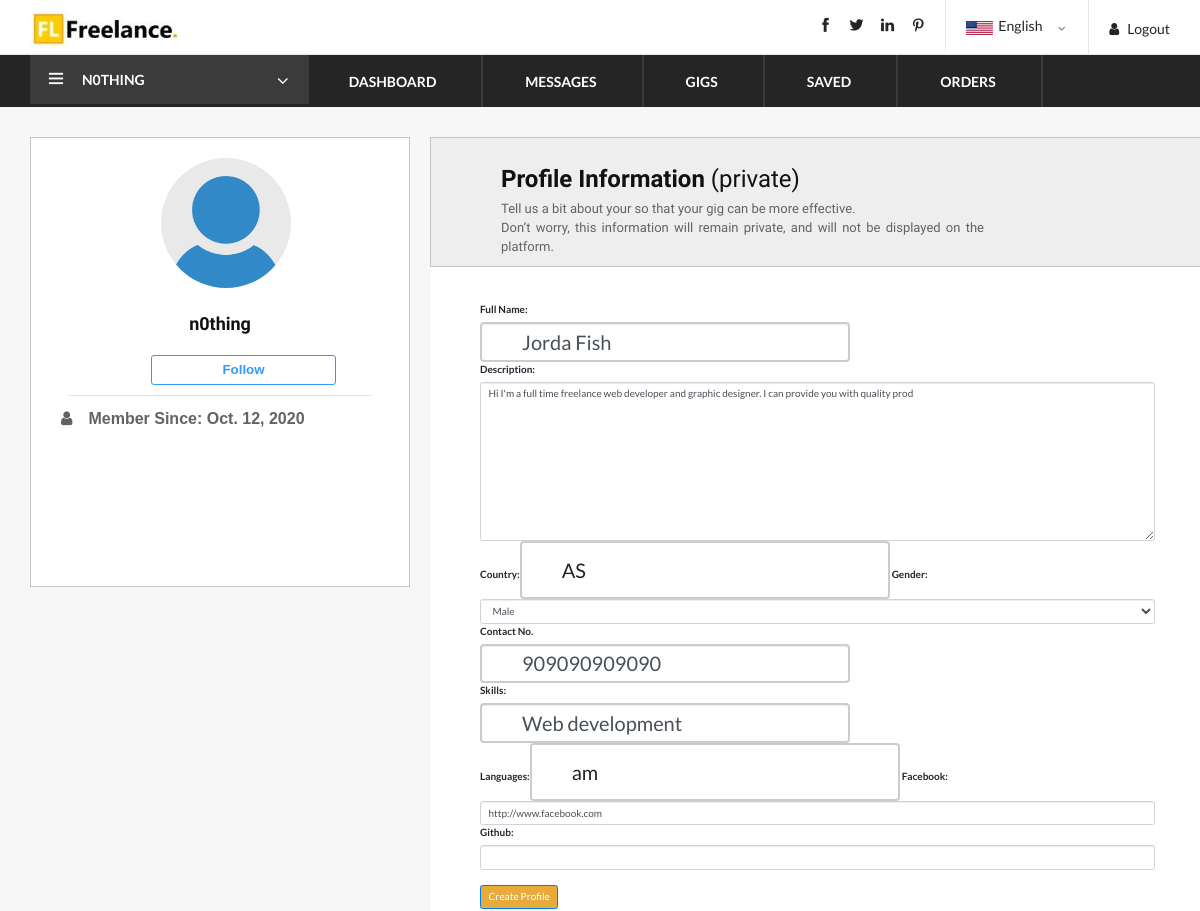
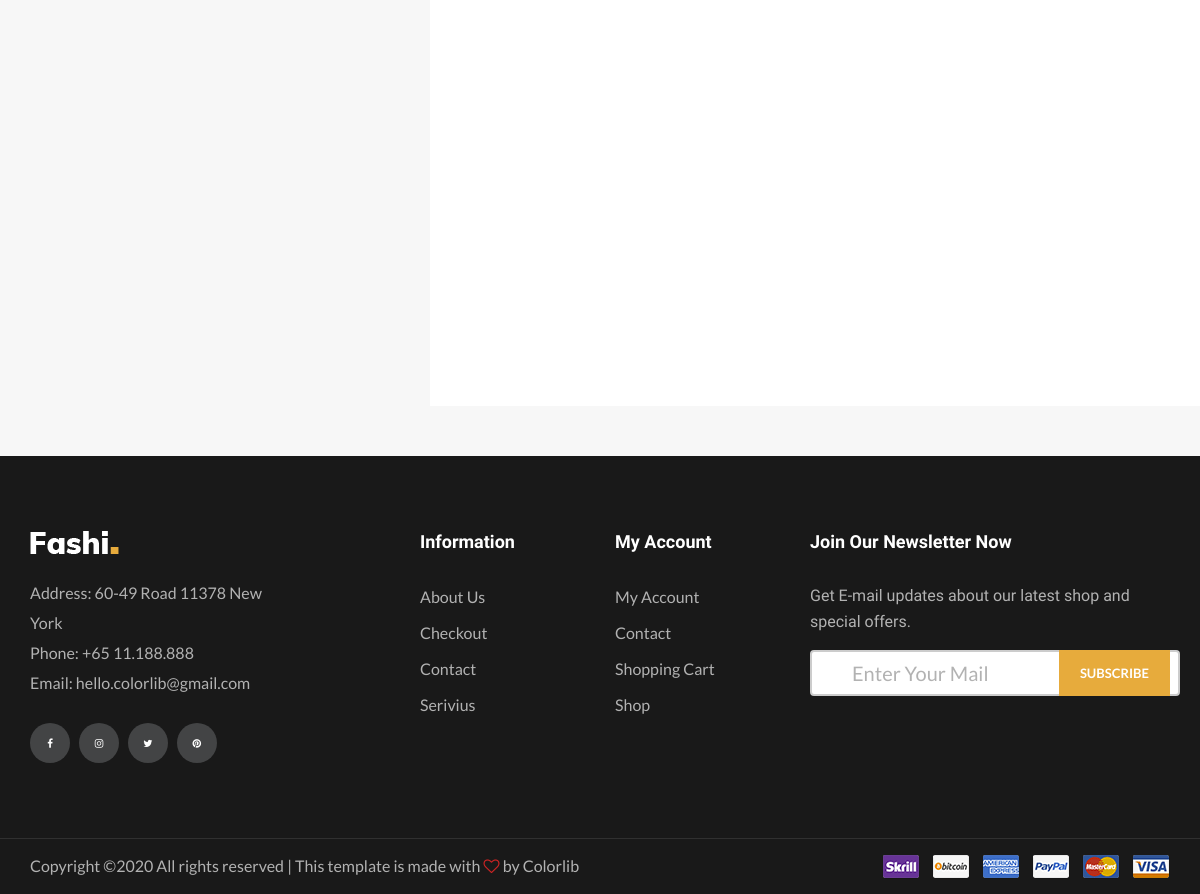
Page /profile/profile/ (signed in) on the committed database (2 pictures, top to bottom).
### Accounts/models.py (models this page shows, shortened)
class Account(AbstractBaseUser):
    email       = models.EmailField(
        verbose_name='email address',
        max_length=255,
        unique=True,
    )
    account_name        = models.CharField(max_length=100,unique=True)
    is_active           = models.BooleanField(default=True)
    is_admin            = models.BooleanField(default=False)
    send_first_email    = models.BooleanField(default=False)
    token               = models.CharField(blank=True,null=True, max_length=15)
    is_verified         = models.BooleanField(default=False)
    joined_on           = models.DateField(auto_now_add=True,null=True,blank=True)
    profile_create      = models.BooleanField(default=False)
    is_profile_set      = models.BooleanField(default=False)
    first_gig           = models.BooleanField(default=True)
    user_verified       = models.BooleanField(default=False)
    user_online         = models.BooleanField(default=False)
    last_logout         = models.DateTimeField(null=True,blank=True,auto_now_add=True)
    is_available        = models.BooleanField(default=True)
    objects = AccountManager()
    USERNAME_FIELD = 'account_name' #This field must be used while doing login through authenticatie() function.
    REQUIRED_FIELDS = ['email']

### Profile/models.py (models this page shows)
class MyProfile(models.Model):
    user = models.OneToOneField(Account,on_delete=models.CASCADE,default=1)
    full_name = models.CharField(max_length=50, null=True,blank=True)
    description = models.CharField(max_length=300, null=True,blank=True, help_text="This is the grey text")
    country = CountryField(null=True,blank=True)
    profile_image = models.ImageField(default="img/default_profile_img.jpg",upload_to='user_profile_img',blank=True,null=True)
    gender = models.CharField(max_length=30,choices=gender_list,null=True,blank=True)
    contact_no = models.CharField(max_length=15,null=True,blank=True)
    skills = models.CharField(max_length=100,null=True,blank=True)
    languages = LanguageField(max_length=50,null=True,blank=True)
    google = models.URLField(blank=True, null=True)
    facebook = models.URLField(blank=True,null=True)
    github = models.URLField(blank=True,null=True)

### Profile/views.py (the view, shortened to what this page needs)
# urls.py: path('profile/',views.userprofile,name='userprofile'),
@login_required
def userprofile(request):
    profile = MyProfile.objects.get(user_id=request.user.id)
    if request.method == 'GET':
        form = ProfileForm(instance=profile)
        return render(request,'userprofile.html',context = {'form':form})
    return render(request,'userprofile.html',context={'form':form})

### templates/userprofile.html (shortened to what this page needs)
{% extends 'master/dashboard_base.html' %}
{% load static %}
{% block body %}
<div class="row pb-5" style="background-color: #F7f7f7;">
        <div class="col-lg-4">
            <div id="test1" style=" width:100%; height:450px; border:1px solid #C1C7C9;padding-left:150px;text-align: justify; background-color: #FFF;margin: 30px 30px auto;
    /* top, left, bottom*/ padding: 10px 20px 30px; float: left; ">
                <header>
                    <div class="imgcir pl-5 pt-3" style="margin-left: 80px;">
                        {% if userinfo.profile_image %}
                        <a href="{% url 'changeprofilepic' %}"><img class="rounded-circle" src="{{ userinfo.profile_image.url }}" style="height: 130px;width: 130px;background-color: #bbb;margin:auto;border-radius: 50%;display: inline-block;"></a>
                      {% else %}
                        <a href="{% url 'changeprofilepic' %}"><img class="rounded-circle" src="{% static 'img/default_profile_img.jpg' %}" style="height: 130px;width: 130px;background-color: #bbb;margin:auto;border-radius: 50%;display: inline-block;"></a>
                      {% endif %}
                    </div>
                    <h5 style="text-align: center;padding-top:25px;"><b>{{ request.user.account_name }}</b></h5>
                </header>
                <div class="button" style="margin-left: 100px;margin-top: 20px;">
                    <button style="color: #3399FF;
                          font-family: 'Helvetica';
                          font-size: 10pt;
                          background-color: #ffffff;
                          border: 1px solid;
                          border-color: #3399FF;
                          border-radius: 3px;
                          width: 185px;
                          height: 30px;
                          top: 50px;
                          left: 180px;
                          cursor: hand;">
                          <b>Follow</b>
                    </button>
                </div>
                <hr style="width: 90%;">
               <p style="font-family:serif;"><i class="fa fa-user pl-3">&nbsp&nbsp&nbsp&nbsp<b style="font-family: 'Helvetica';">Member Since:  {{user.joined_on}}</b></i></p>
            </div>
        </div>
        <div class="col-lg-8 pr-5">
            <div id="test1" style="width:100%; height:130px;text-align: justify; background-color: #eeeeee;border:1px solid #C1C7C9;  margin: 30px    200px 0px 20px;
                    /* top, left, bottom*/
                    padding: 10px 20px 30px;
                    float: left; ">
                        <h4 style="margin: 17px 200px 0px 50px; "><b>Profile Information </b>(private)</h4>
                        <p style="font-size: 13px;margin: 5px 200px 20px 50px;line-height: 19px;">Tell us a bit about your so that your gig can be more effective.
                        <br>Don’t worry, this information will remain private, and will not be displayed on the platform.</p>
                    </div>
            <div id="test1" style="width:100%; height:1050px;text-align: justify; background-color: #fff;  margin: 0px 200px 20px 20px;
                    /* top, left, bottom*/
                    padding: 10px 20px 30px;
                    float: left; ">
                    <div class="container pl-5 pr-5" style="margin-top: 25px;">
                        <form enctype="multipart/form-data" method="POST">
                            {{form}}
                            <br>
                            <button type="submit" class="btn btn-primary" style="background-color: #e7ab3c;">Create Profile
                            </button>
                        </form>
                    </div>
            </div>
        </div>
    </div>
{% endblock %}

### templates/master/dashboard_base.html (shortened to what this page needs)
{% load static %}
<!DOCTYPE html>
<html lang="zxx">
<head>
    <link href="//netdna.bootstrapcdn.com/bootstrap/3.1.0/css/bootstrap.min.css" rel="stylesheet" id="bootstrap-css">
    <link rel="stylesheet" href="{% static 'css/slider.css' %}" type="text/css">
    <link rel="stylesheet" href="{% static 'css/bootstrap.min.css' %}" type="text/css">
    <link rel="stylesheet" href="{% static 'css/font-awesome.min.css' %}" type="text/css">
    <link rel="stylesheet" href="{% static 'css/themify-icons.css' %}" type="text/css">
    <link rel="stylesheet" href="{% static 'css/elegant-icons.css' %}" type="text/css">
    <link rel="stylesheet" href="{% static 'css/owl.carousel.min.css' %}" type="text/css">
    <link rel="stylesheet" href="{% static 'css/nice-select.css' %}" type="text/css">
    <link rel="stylesheet" href="{% static 'css/jquery-ui.min.css' %}" type="text/css">
    <link rel="stylesheet" href="{% static 'css/slicknav.min.css' %}" type="text/css">
    <link rel="stylesheet" href="{% static 'css/style.css' %}" type="text/css">
    <link rel="stylesheet" type="text/css" href="{% static 'css/gig_details.css' %}">
    <link rel="stylesheet" type="text/css" href="{% static 'css/aboutseller.css' %}">
    <link rel="stylesheet" href="{% static 'css/checkout.css' %}" type="text/css">
    <link rel="stylesheet" href="{% static 'css/review.css' %}" type="text/css">
</head>
<body>
    <header class="header-section">
        <div class="header-top">
            <div class="container">
                <div class="ht-left">
                    <div class="logo ">
                            <a href="{% url 'userhome' %}">
                                <img src="{% static 'img/logo.jpg' %}" alt="" style="width: 150px;height: auto;padding-top: 10px;">
                            </a>
                        </div>
                </div>
                <div class="ht-right">
                        {% if request.user.is_authenticated %}
                            <a href="{% url 'logout' %}" class="login-panel"><i class="fa fa-user"></i>Logout</a>
                        {% else %}
                            <a href="{% url 'signin' %}" class="login-panel"><i class="fa fa-user"></i>Login</a>
                        {% endif %}
                    <div class="lan-selector" >
                    </div>
                    <div class="top-social">
                        <a href="#"><i class="ti-facebook"></i></a>
                        <a href="#"><i class="ti-twitter-alt"></i></a>
                        <a href="#"><i class="ti-linkedin"></i></a>
                        <a href="#"><i class="ti-pinterest"></i></a>
                    </div>
                </div>
            </div>
        </div>
        <div class="nav-item">
            <div class="container">
                <div class="nav-depart">
                    <div class="depart-btn">
                        <i class="ti-menu"></i>
                        <span style="padding-right: 80px;text-align: center;">{{user.account_name}}</span>
                    </div>
                </div>
                <nav class="nav-menu mobile-menu">
                    <ul>
                        <li><a href="./shop.html">Dashboard</a></li>
                        <li><a href="#">Messages</a>
                        </li>
                        <li><a href="#">Gigs</a>
                        </li>
                        <li><a href="./contact.html">Saved</a></li>
                        <li><a href="#">Orders</a>
                        </li>
                    </ul>
                </nav>
            </div>
        </div>
    </header>
{% block body %} {% endblock %}
    <footer class="footer-section">
        <div class="container">
            <div class="row">
                <div class="col-lg-3">
                    <div class="footer-left">
                        <div class="footer-logo">
                            <a href="#"><img src="img/footer-logo.png" alt=""></a>
                        </div>
                        <ul>
                            <li>Address: 60-49 Road 11378 New York</li>
                            <li>Phone: +65 11.188.888</li>
                            <li>Email: hello.colorlib@gmail.com</li>
                        </ul>
                        <div class="footer-social">
                            <a href="#"><i class="fa fa-facebook"></i></a>
                            <a href="#"><i class="fa fa-instagram"></i></a>
                            <a href="#"><i class="fa fa-twitter"></i></a>
                            <a href="#"><i class="fa fa-pinterest"></i></a>
                        </div>
                    </div>
                </div>
                <div class="col-lg-2 offset-lg-1">
                    <div class="footer-widget">
                        <h5>Information</h5>
                        <ul>
                            <li><a href="#">About Us</a></li>
                            <li><a href="#">Checkout</a></li>
                            <li><a href="#">Contact</a></li>
                            <li><a href="#">Serivius</a></li>
                        </ul>
                    </div>
                </div>
                <div class="col-lg-2">
                    <div class="footer-widget">
                        <h5>My Account</h5>
                        <ul>
                            <li><a href="#">My Account</a></li>
                            <li><a href="#">Contact</a></li>
                            <li><a href="#">Shopping Cart</a></li>
                            <li><a href="#">Shop</a></li>
                        </ul>
                    </div>
                </div>
                <div class="col-lg-4">
                    <div class="newslatter-item">
                        <h5>Join Our Newsletter Now</h5>
                        <p>Get E-mail updates about our latest shop and special offers.</p>
                        <form action="#" class="subscribe-form">
                            <input type="text" placeholder="Enter Your Mail">
                            <button type="button">Subscribe</button>
                        </form>
                    </div>
                </div>
            </div>
        </div>
        <div class="copyright-reserved">
            <div class="container">
                <div class="row">
                    <div class="col-lg-12">
                        <div class="copyright-text">
Copyright &copy;<script>document.write(new Date().getFullYear());</script> All rights reserved | This template is made with <i class="fa fa-heart-o" aria-hidden="true"></i> by <a href="https://colorlib.com" target="_blank">Colorlib</a>
                        </div>
                        <div class="payment-pic">
                            <img src="img/payment-method.png" alt="">
                        </div>
                    </div>
                </div>
            </div>
        </div>
    </footer>
</body>
</html>

### static/css/aboutseller.css (style rules this page uses)
body { font-family: 'Lato', 'sans-serif'; }

### rows in the picture
Account: account_name "N0THING", user.account_name "n0thing", joined_on "Oct. 12, 2020"
MyProfile: full_name "Jorda Fish", description "Hi I'm a full time freelance web developer and graphic designer. I can provide you with quality prod", country "AS", gender "Male", contact_no "909090909090", skills "Web development", languages "am", facebook "http://www.facebook.com"
